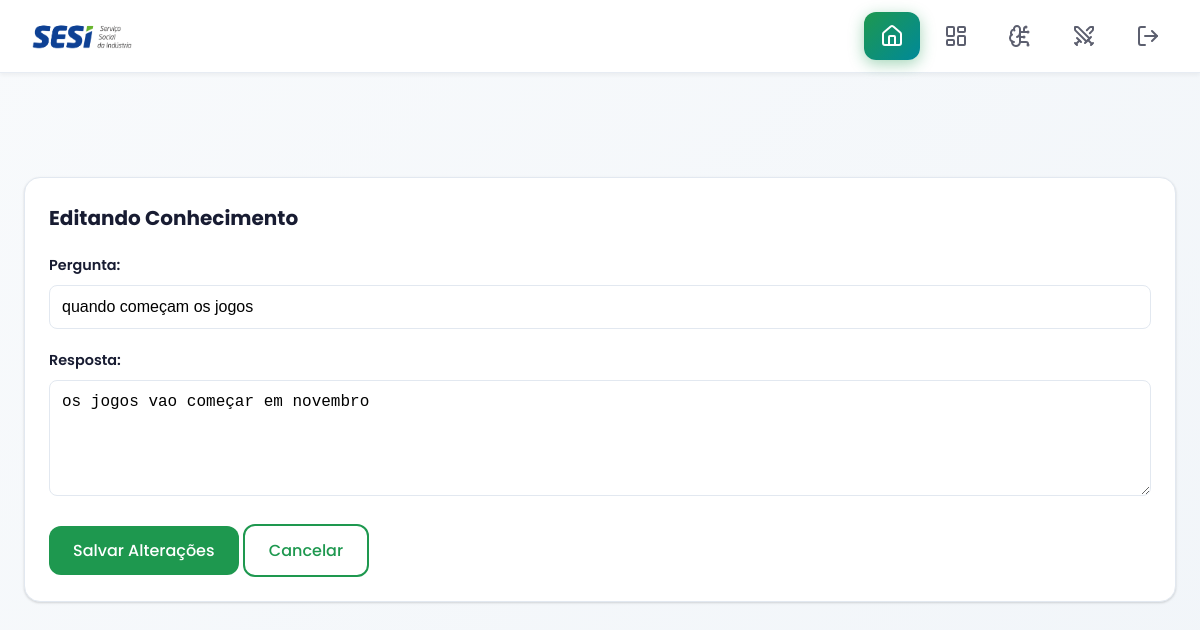
The page /gerenciar-ia/editar/1/ (signed in) on the database its author committed.
### app/models.py (models this page shows, shortened)
class BaseConhecimento(models.Model):
    pergunta = models.CharField(max_length=255, unique=True)
    resposta = models.TextField()
    class Meta:
        verbose_name = "Base de Conhecimento"
        verbose_name_plural = "Bases de Conhecimento"

### app/views.py (the view, shortened to what this page needs)
# urls.py: path('gerenciar-ia/editar/<int:id>/', editar_conhecimento, name='editar_conhecimento'),
@staff_member_required(login_url='entrar')
def editar_conhecimento(request, id):
    item = BaseConhecimento.objects.get(id=id)
    context = {'item': item, 'active_page': 'gerenciar_ia'}
    return render(request, 'editar_conhecimento.html', context)

### app/templates/editar_conhecimento.html (shortened to what this page needs)
{% extends 'base.html' %}
{% block content %}
<div class="card">
    <h3>Editando Conhecimento</h3>
    <form method="POST" action="{% url 'editar_conhecimento' item.id %}">
        <div class="form-group">
            <label for="pergunta">Pergunta:</label>
            <input type="text" name="pergunta" class="form-control" value="{{ item.pergunta }}" required>
        </div>
        <div class="form-group">
            <label for="resposta">Resposta:</label>
            <textarea name="resposta" class="form-control" rows="5" required>{{ item.resposta }}</textarea>
        </div>
        <button type="submit" class="btn btn-primario">Salvar Alterações</button>
        <a href="{% url 'gerenciar_ia' %}" class="btn btn-secundario">Cancelar</a>
    </form>
</div>
{% endblock %}

### app/static/css/estilo.css (style rules this page uses)
:root { --cor-primaria: #1e984f; --cor-secundaria: #008999; --cor-alerta: #ffb701; --cor-erro: #e12229; --cor-texto: #181c32; --cor-fundo: #f5f8fa; --cor-branco: #ffffff; --cor-borda-suave: #eff2f5; }
* { margin: 0; padding: 0; box-sizing: border-box; }
body { font-family: 'Inter', sans-serif; background-color: var(--cor-fundo); color: var(--cor-texto); line-height: 1.6; }
h1, h2, h3, h4, h5, h6 { font-weight: 700; margin-bottom: 1rem; }
h3 { font-size: 1.25rem; }
a { color: var(--cor-primaria); text-decoration: none; transition: all 0.2s ease-in-out; }
.card { background-color: var(--cor-branco); border-radius: 12px; padding: 25px; box-shadow: 0 4px 12px rgba(0, 0, 0, 0.05); border: 1px solid var(--cor-borda-suave); transition: all 0.3s ease-in-out; }
.card h3 { margin-bottom: 20px; }
.btn { display: inline-block; padding: 12px 24px; border-radius: 8px; border: none; font-size: 1rem; font-weight: 600; text-align: center; cursor: pointer; text-decoration: none; transition: all 0.2s ease-in-out; }
.btn-primario { background-color: var(--cor-primaria); color: var(--cor-branco); }
.btn-secundario { background-color: transparent; color: var(--cor-primaria); border: 2px solid var(--cor-primaria); }
.form-group { margin-bottom: 20px; }
.form-group label { display: block; margin-bottom: 8px; font-weight: 600; font-size: 0.9rem; color: var(--cor-texto); }
.form-control { width: 100%; padding: 12px; border: 1px solid var(--cor-borda-suave); background-color: var(--cor-branco); border-radius: 8px; font-size: 1rem; transition: all 0.2s ease-in-out; }

### app/templates/base.html (style rules this page uses)
:root { --cor-primaria: #1e984f; --cor-secundaria: #008999; --cor-alerta: #ffb701; --cor-erro: #e12229; --cor-texto: #181c32; --cor-fundo: #f8fafc; --cor-branco: #ffffff; --cor-borda-suave: #e2e8f0; --sombra-suave: 0 1px 3px 0 rgba(0, 0, 0, 0.1), 0 1px 2px 0 rgba(0, 0, 0, 0.06); --sombra-elevada: 0 10px 15px -3px rgba(0, 0, 0, 0.1), 0 4px 6px -2px rgba(0, 0, 0, 0.05); }
body { font-family: 'Poppins', -apple-system, BlinkMacSystemFont, 'Segoe UI', Roboto, sans-serif; background: linear-gradient(135deg, #f8fafc 0%, #f1f5f9 100%); color: var(--cor-texto); line-height: 1.6; min-height: 100vh; }
.card { background: white; border-radius: 16px; padding: 24px; box-shadow: var(--sombra-suave); border: 1px solid var(--cor-borda-suave); transition: all 0.3s cubic-bezier(0.4, 0, 0.2, 1); }
.btn { font-family: 'Poppins', sans-serif; font-weight: 500; border-radius: 12px; transition: all 0.3s cubic-bezier(0.4, 0, 0.2, 1); }

### rows shown on the page
BaseConhecimento: pergunta "quando começam os jogos", resposta "os jogos vao começar em novembro"
